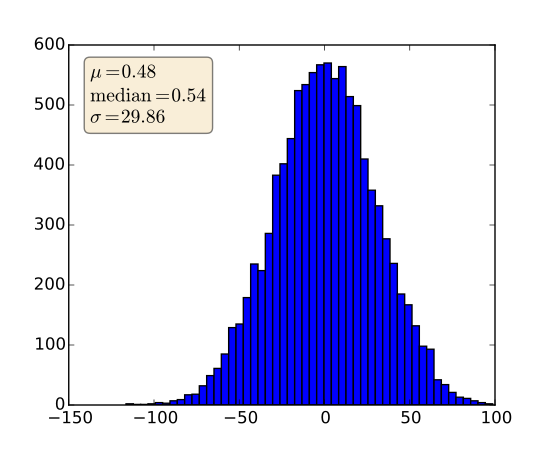

Reproduce this figure in Python.
np.random.seed(1234)
fig, ax = plt.subplots(1)
x = 30*np.random.randn(10000)
mu = x.mean()
median = np.median(x)
sigma = x.std()
textstr = '$\mu=%.2f$\n$\mathrm{median}=%.2f$\n$\sigma=%.2f$'%(mu, median, sigma)

ax.hist(x, 50)
# these are matplotlib.patch.Patch properties
props = dict(boxstyle='round', facecolor='wheat', alpha=0.5)

# place a text box in upper left in axes coords
ax.text(0.05, 0.95, textstr, transform=ax.transAxes, fontsize=14,
        verticalalignment='top', bbox=props)
